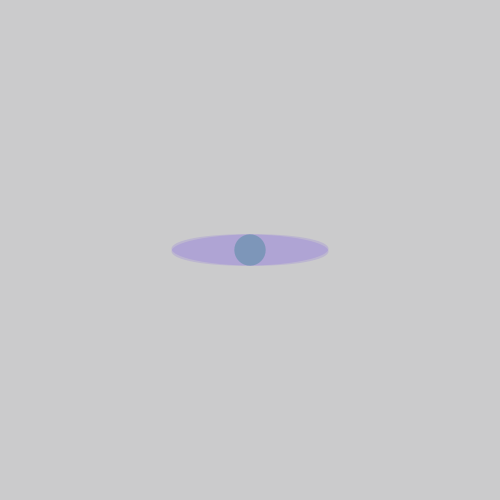
Frame 1 (no input)
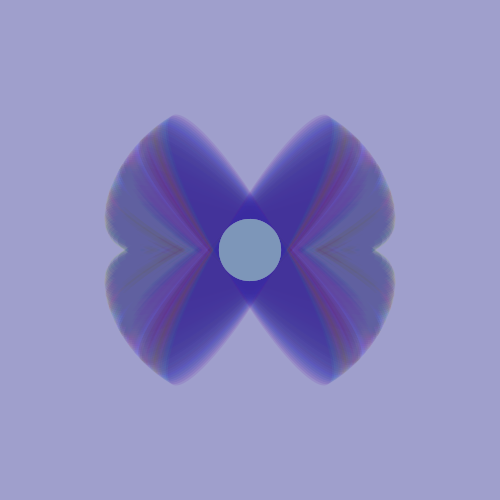
Frame 60 (the mouse pressed at the canvas centre just before this capture)
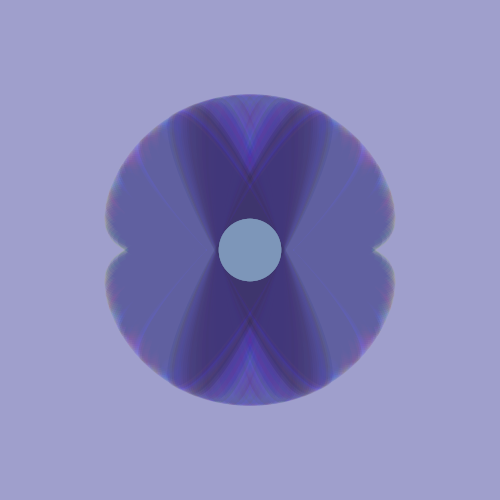
Frame 120 (the mouse held since frame 60 and released just before this capture)

The Processing sketch that drew these frames (run headless with seeded random() and noise(); from frame 60 on, the mouse is pressed at the canvas centre):

// Processing sketch: processing_155766
// ── processing_155766.pde

float x, y, angle;
int counter;

void setup() {  //setup function called initially, only once
  size(500, 500);
  rectMode(CENTER);

  colorMode(RGB);  
  counter = 0;
  
  x = 0;
  y = 0;
  angle = 0;
}

void draw() {  //draw function loops 
  counter++;
  angle += radians(1);
    noStroke();
 fill(125, 150, 185, 4.5);
rect(250,250 , width, height);

  fill(random(125),random(100),random(255),30);
   translate(250, 250);

    rotate ( angle);    
    ellipse(x, y, 200 * atan(counter), 40 * atan(counter));
    rotate(-2 * angle);
    ellipse(x, y, 200 * atan(counter), 40 * atan(counter));
  fill(125, 150, 185);  
      ellipse(x, y, 40 * atan(counter), 40 * atan(counter));
    translate(250, 250);
    
}


void keyPressed(){
if(key == CODED){
    if(keyCode == LEFT){
    angle += radians(5);
    }
    if(keyCode == RIGHT){
    angle -= radians(5);
    }

}

}
